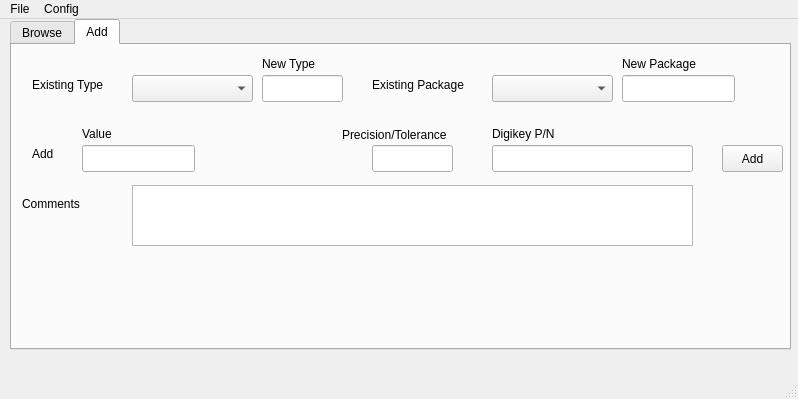
<?xml version="1.0" encoding="UTF-8"?>
<ui version="4.0">
 <class>MainWindow</class>
 <widget class="QMainWindow" name="MainWindow">
  <property name="geometry">
   <rect>
    <x>0</x>
    <y>0</y>
    <width>798</width>
    <height>399</height>
   </rect>
  </property>
  <property name="windowTitle">
   <string>MainWindow</string>
  </property>
  <widget class="QWidget" name="centralWidget">
   <widget class="QTabWidget" name="tabWidget">
    <property name="geometry">
     <rect>
      <x>10</x>
      <y>0</y>
      <width>781</width>
      <height>331</height>
     </rect>
    </property>
    <property name="currentIndex">
     <number>1</number>
    </property>
    <widget class="QWidget" name="Browse">
     <attribute name="title">
      <string>Browse</string>
     </attribute>
     <widget class="QLabel" name="lbl_comments">
      <property name="geometry">
       <rect>
        <x>20</x>
        <y>110</y>
        <width>81</width>
        <height>17</height>
       </rect>
      </property>
      <property name="text">
       <string>Comments</string>
      </property>
     </widget>
     <widget class="QLabel" name="lbl_tolerance">
      <property name="geometry">
       <rect>
        <x>360</x>
        <y>50</y>
        <width>141</width>
        <height>20</height>
       </rect>
      </property>
      <property name="text">
       <string>Precision/Tolerance</string>
      </property>
     </widget>
     <widget class="QComboBox" name="comboBox_partnum">
      <property name="geometry">
       <rect>
        <x>530</x>
        <y>70</y>
        <width>201</width>
        <height>27</height>
       </rect>
      </property>
     </widget>
     <widget class="QComboBox" name="comboBox_tolerance">
      <property name="geometry">
       <rect>
        <x>360</x>
        <y>70</y>
        <width>85</width>
        <height>27</height>
       </rect>
      </property>
     </widget>
     <widget class="QComboBox" name="comboBox_type">
      <property name="geometry">
       <rect>
        <x>150</x>
        <y>10</y>
        <width>141</width>
        <height>27</height>
       </rect>
      </property>
     </widget>
     <widget class="QLabel" name="lbl_package">
      <property name="geometry">
       <rect>
        <x>220</x>
        <y>50</y>
        <width>67</width>
        <height>17</height>
       </rect>
      </property>
      <property name="text">
       <string>Package</string>
      </property>
     </widget>
     <widget class="QComboBox" name="comboBox_value">
      <property name="geometry">
       <rect>
        <x>70</x>
        <y>70</y>
        <width>121</width>
        <height>27</height>
       </rect>
      </property>
     </widget>
     <widget class="QLabel" name="lbl_partnum">
      <property name="geometry">
       <rect>
        <x>530</x>
        <y>50</y>
        <width>91</width>
        <height>17</height>
       </rect>
      </property>
      <property name="text">
       <string>Digikey P/N</string>
      </property>
     </widget>
     <widget class="QLabel" name="lbl_select">
      <property name="geometry">
       <rect>
        <x>20</x>
        <y>70</y>
        <width>67</width>
        <height>17</height>
       </rect>
      </property>
      <property name="text">
       <string>Select</string>
      </property>
     </widget>
     <widget class="QComboBox" name="comboBox_package">
      <property name="geometry">
       <rect>
        <x>220</x>
        <y>70</y>
        <width>111</width>
        <height>27</height>
       </rect>
      </property>
     </widget>
     <widget class="QLabel" name="lbl_type">
      <property name="geometry">
       <rect>
        <x>30</x>
        <y>10</y>
        <width>121</width>
        <height>17</height>
       </rect>
      </property>
      <property name="text">
       <string>Component Type</string>
      </property>
     </widget>
     <widget class="QLabel" name="lbl_value">
      <property name="geometry">
       <rect>
        <x>80</x>
        <y>50</y>
        <width>67</width>
        <height>17</height>
       </rect>
      </property>
      <property name="text">
       <string>Value</string>
      </property>
     </widget>
     <widget class="QTextBrowser" name="txtComments">
      <property name="geometry">
       <rect>
        <x>120</x>
        <y>100</y>
        <width>561</width>
        <height>61</height>
       </rect>
      </property>
     </widget>
     <widget class="QLabel" name="lbl_helper">
      <property name="geometry">
       <rect>
        <x>200</x>
        <y>120</y>
        <width>331</width>
        <height>17</height>
       </rect>
      </property>
      <property name="text">
       <string>Please Select Database from Config Menu</string>
      </property>
     </widget>
     <widget class="QToolButton" name="toolBtnDelete">
      <property name="geometry">
       <rect>
        <x>700</x>
        <y>140</y>
        <width>24</width>
        <height>25</height>
       </rect>
      </property>
      <property name="text">
       <string>...</string>
      </property>
     </widget>
    </widget>
    <widget class="QWidget" name="Add">
     <attribute name="title">
      <string>Add</string>
     </attribute>
     <widget class="QLineEdit" name="edit_value">
      <property name="geometry">
       <rect>
        <x>70</x>
        <y>100</y>
        <width>113</width>
        <height>27</height>
       </rect>
      </property>
     </widget>
     <widget class="QLineEdit" name="edit_partnum">
      <property name="geometry">
       <rect>
        <x>480</x>
        <y>100</y>
        <width>201</width>
        <height>27</height>
       </rect>
      </property>
     </widget>
     <widget class="QLabel" name="label_7">
      <property name="geometry">
       <rect>
        <x>20</x>
        <y>100</y>
        <width>41</width>
        <height>17</height>
       </rect>
      </property>
      <property name="text">
       <string>Add</string>
      </property>
     </widget>
     <widget class="QPushButton" name="btn_add_component">
      <property name="geometry">
       <rect>
        <x>710</x>
        <y>100</y>
        <width>61</width>
        <height>27</height>
       </rect>
      </property>
      <property name="text">
       <string>Add</string>
      </property>
     </widget>
     <widget class="QLineEdit" name="edit_tolerance">
      <property name="geometry">
       <rect>
        <x>360</x>
        <y>100</y>
        <width>81</width>
        <height>27</height>
       </rect>
      </property>
     </widget>
     <widget class="QTextEdit" name="edit_comments">
      <property name="geometry">
       <rect>
        <x>120</x>
        <y>140</y>
        <width>561</width>
        <height>61</height>
       </rect>
      </property>
     </widget>
     <widget class="QLabel" name="label_9">
      <property name="geometry">
       <rect>
        <x>10</x>
        <y>150</y>
        <width>81</width>
        <height>17</height>
       </rect>
      </property>
      <property name="text">
       <string>Comments</string>
      </property>
     </widget>
     <widget class="QLineEdit" name="edit_new_package">
      <property name="geometry">
       <rect>
        <x>610</x>
        <y>30</y>
        <width>113</width>
        <height>27</height>
       </rect>
      </property>
     </widget>
     <widget class="QLabel" name="label_28">
      <property name="geometry">
       <rect>
        <x>20</x>
        <y>30</y>
        <width>91</width>
        <height>20</height>
       </rect>
      </property>
      <property name="text">
       <string>Existing Type</string>
      </property>
     </widget>
     <widget class="QLabel" name="label_29">
      <property name="geometry">
       <rect>
        <x>330</x>
        <y>80</y>
        <width>141</width>
        <height>20</height>
       </rect>
      </property>
      <property name="text">
       <string>Precision/Tolerance</string>
      </property>
     </widget>
     <widget class="QLabel" name="label_30">
      <property name="geometry">
       <rect>
        <x>70</x>
        <y>80</y>
        <width>67</width>
        <height>17</height>
       </rect>
      </property>
      <property name="text">
       <string>Value</string>
      </property>
     </widget>
     <widget class="QLabel" name="label_31">
      <property name="geometry">
       <rect>
        <x>610</x>
        <y>10</y>
        <width>91</width>
        <height>17</height>
       </rect>
      </property>
      <property name="text">
       <string>New Package</string>
      </property>
     </widget>
     <widget class="QComboBox" name="comboBox_add_type">
      <property name="geometry">
       <rect>
        <x>120</x>
        <y>30</y>
        <width>121</width>
        <height>27</height>
       </rect>
      </property>
     </widget>
     <widget class="QLineEdit" name="edit_new_type">
      <property name="geometry">
       <rect>
        <x>250</x>
        <y>30</y>
        <width>81</width>
        <height>27</height>
       </rect>
      </property>
     </widget>
     <widget class="QLabel" name="label_32">
      <property name="geometry">
       <rect>
        <x>250</x>
        <y>10</y>
        <width>67</width>
        <height>17</height>
       </rect>
      </property>
      <property name="text">
       <string>New Type</string>
      </property>
     </widget>
     <widget class="QLabel" name="label_33">
      <property name="geometry">
       <rect>
        <x>480</x>
        <y>80</y>
        <width>91</width>
        <height>17</height>
       </rect>
      </property>
      <property name="text">
       <string>Digikey P/N</string>
      </property>
     </widget>
     <widget class="QComboBox" name="comboBox_add_package">
      <property name="geometry">
       <rect>
        <x>480</x>
        <y>30</y>
        <width>121</width>
        <height>27</height>
       </rect>
      </property>
     </widget>
     <widget class="QLabel" name="label_34">
      <property name="geometry">
       <rect>
        <x>360</x>
        <y>30</y>
        <width>121</width>
        <height>20</height>
       </rect>
      </property>
      <property name="text">
       <string>Existing Package</string>
      </property>
     </widget>
    </widget>
   </widget>
  </widget>
  <widget class="QMenuBar" name="menuBar">
   <property name="geometry">
    <rect>
     <x>0</x>
     <y>0</y>
     <width>798</width>
     <height>25</height>
    </rect>
   </property>
   <widget class="QMenu" name="menuPCB_Helper">
    <property name="title">
     <string>File</string>
    </property>
    <addaction name="actionImport_BOM"/>
    <addaction name="actionExit"/>
   </widget>
   <widget class="QMenu" name="menuConfig">
    <property name="title">
     <string>Config</string>
    </property>
    <addaction name="actionSelect_Database"/>
   </widget>
   <addaction name="menuPCB_Helper"/>
   <addaction name="menuConfig"/>
  </widget>
  <widget class="QStatusBar" name="statusBar"/>
  <action name="actionImport_BOM">
   <property name="text">
    <string>Export BOM</string>
   </property>
  </action>
  <action name="actionSelect_Database">
   <property name="text">
    <string>Select Database</string>
   </property>
  </action>
  <action name="actionExit">
   <property name="text">
    <string>Exit</string>
   </property>
  </action>
 </widget>
 <layoutdefault spacing="6" margin="11"/>
 <resources/>
 <connections/>
</ui>
